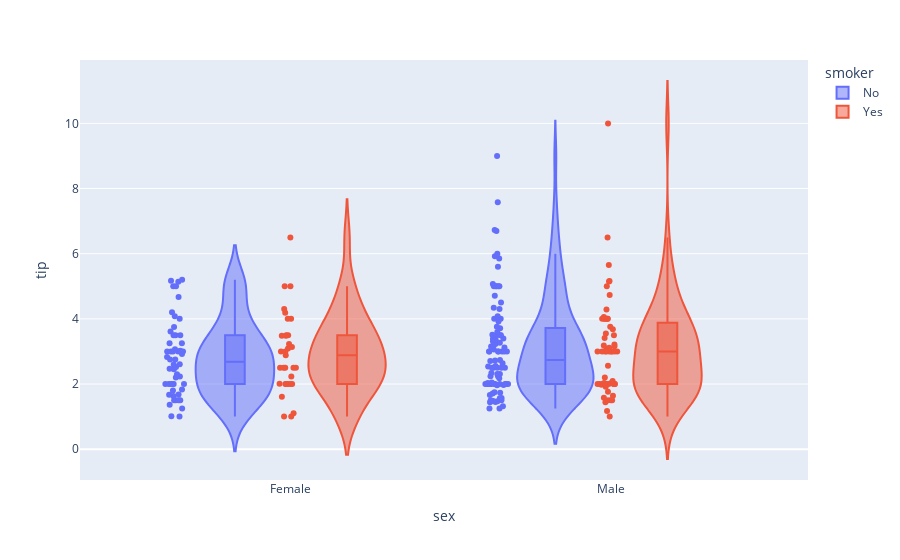

Notebook code cell kept with this figure:
### Code cell
#Split the graph based on a categorical variable
px.violin(data_tips, y = 'tip', x = 'sex',
          box = True,
         points = 'all',
         color = 'smoker') #Including cat variable 2

### Figure 1 — Plotly figure (JSON) as saved in the notebook; plotly's stock layout.template omitted (floating-point values rounded to 4 significant figures; data arrays with more than 128 entries replaced by an {"elided": "..."} marker saying what was removed)
{"data": [{"alignmentgroup": "True", "box": {"visible": true}, "hovertemplate": "smoker=No<br>sex=%{x}<br>tip=%{y}<extra></extra>", "legendgroup": "No", "marker": {"color": "#636efa"}, "name": "No", "offsetgroup": "No", "orientation": "v", "points": "all", "scalegroup": "True", "showlegend": true, "type": "violin", "x": {"elided": "151 str values"}, "x0": " ", "xaxis": "x", "y": {"elided": "151 float values"}, "y0": " ", "yaxis": "y"}, {"alignmentgroup": "True", "box": {"visible": true}, "hovertemplate": "smoker=Yes<br>sex=%{x}<br>tip=%{y}<extra></extra>", "legendgroup": "Yes", "marker": {"color": "#EF553B"}, "name": "Yes", "offsetgroup": "Yes", "orientation": "v", "points": "all", "scalegroup": "True", "showlegend": true, "type": "violin", "x": ["Male", "Male", "Male", "Male", "Male", "Male", "Female", "Male", "Female", "Female", "Male", "Male", "Male", "Male", "Female", "Female", "Male", "Male", "Male", "Male", "Female", "Female", "Female", "Female", "Male", "Male", "Male", "Female", "Male", "Female", "Female", "Female", "Male", "Male", "Male", "Male", "Male", "Male", "Male", "Male", "Female", "Male", "Male", "Male", "Male", "Male", "Male", "Female", "Male", "Female", "Male", "Male", "Female", "Male", "Male", "Male", "Male", "Female", "Female", "Male", "Male", "Female", "Female", "Female", "Male", "Female", "Male", "Male", "Male", "Female", "Male", "Male", "Female", "Female", "Female", "Male", "Male", "Male", "Female", "Male", "Female", "Male", "Male", "Female", "Female", "Female", "Male", "Male", "Male", "Male", "Male", "Female", "Male"], "x0": " ", "xaxis": "x", "y": [3, 1.76, 3.21, 2, 1.98, 3.76, 1, 2.09, 3.14, 5, 3.08, 3, 5, 3, 1, 4.3, 4.73, 4, 1.5, 3, 2.5, 3, 2.5, 3.48, 1.64, 4.06, 4.29, 4, 2, 3, 1.61, 2, 10, 3.16, 5.15, 3.18, 4, 3.11, 2, 2, 4, 3.55, 3.68, 5.65, 3.5, 6.5, 3, 3.5, 2, 3.5, 4, 1.5, 4.19, 2.56, 2.02, 4, 2, 5, 2, 2, 4, 2.01, 2, 2.5, 4, 3.23, 3.41, 3, 2.03, 2.23, 2, 5.16, 2.5, 6.5, 1.1, 3, 1.5, 1.44, 3.09, 2.2, 3.48, 1.92, 1.58, 2.5, 2, 2.88, 2, 3, 3, 1, 1.17, 2, 2], "y0": " ", "yaxis": "y"}], "layout": {"legend": {"title": {"text": "smoker"}, "tracegroupgap": 0}, "margin": {"t": 60}, "violinmode": "group", "xaxis": {"anchor": "y", "domain": [0, 1], "title": {"text": "sex"}}, "yaxis": {"anchor": "x", "domain": [0, 1], "title": {"text": "tip"}}}}
